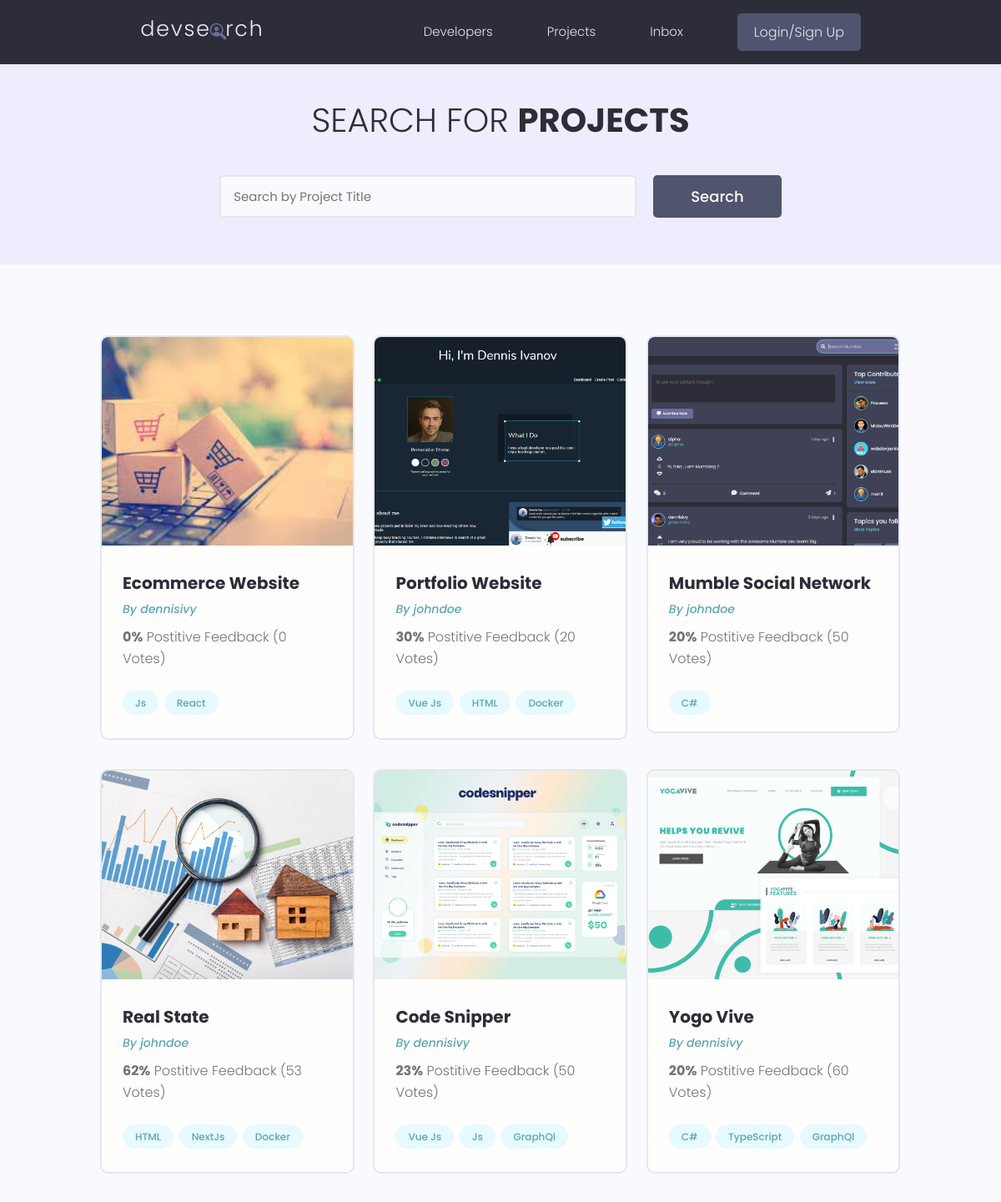
The app's page /projects/ (upper part), older data.
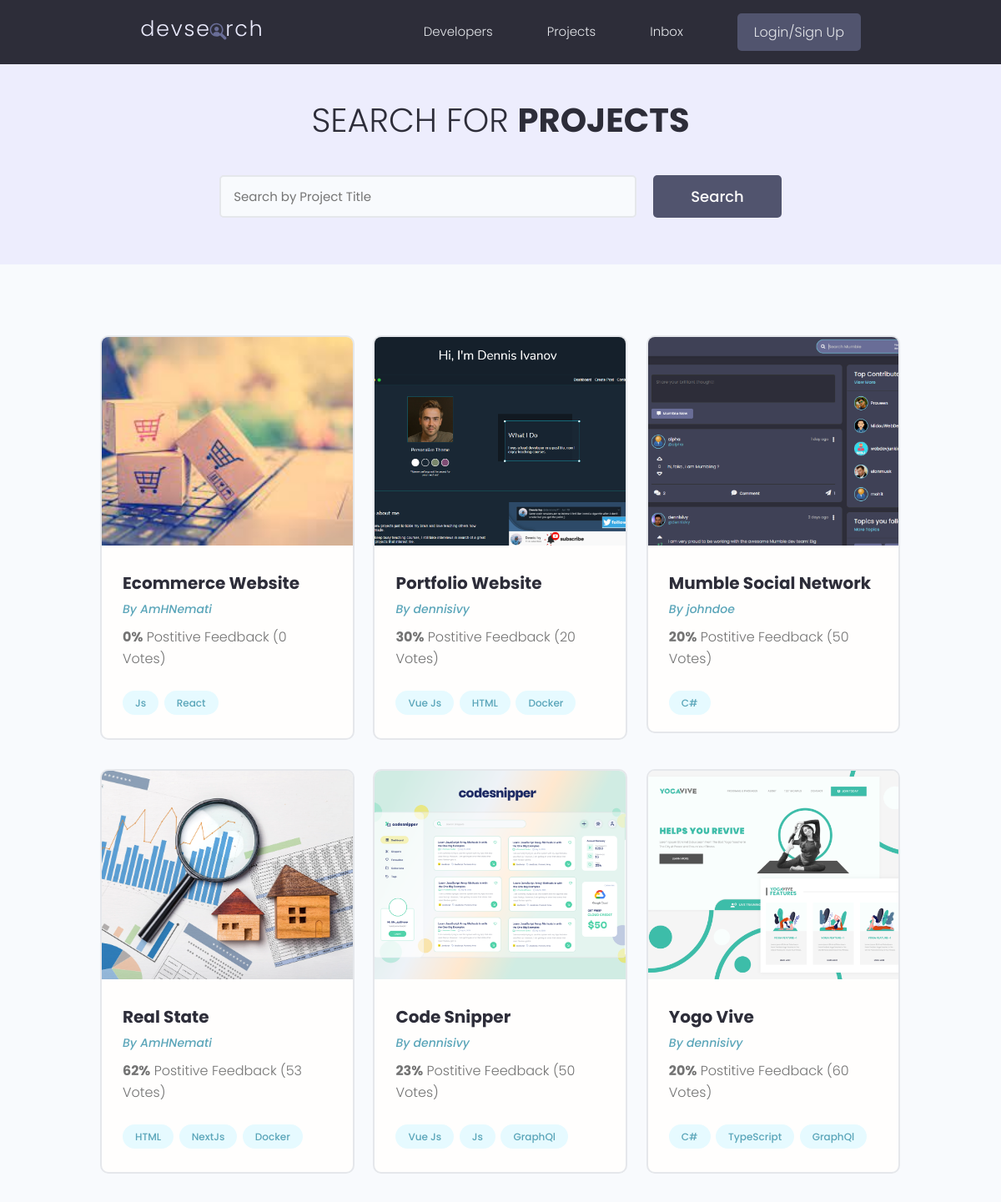
The same page, newer data.
### projects/models.py (models this page shows, shortened)
class Project(models.Model):
    owner = models.ForeignKey(Profile, blank=True, null=True, on_delete=models.SET_NULL)
    title = models.CharField(max_length=200)
    description = models.TextField(null=True, blank=True)
    featured_image = models.ImageField(null=True, blank=True, default='default.jpg')
    demo_link = models.CharField(max_length=2000, null=True, blank=True)
    source_link = models.CharField(max_length=2000, null=True, blank=True)
    created = models.DateTimeField(auto_now_add=True)
    tags = models.ManyToManyField('Tag', blank=True)
    vote_total = models.IntegerField(default=0, null=True, blank=True)
    vote_ratio = models.IntegerField(default=0, null=True, blank=True)
    id = models.UUIDField(default=uuid.uuid4, unique=True,
                          primary_key=True, editable=False)

### users/models.py (models this page shows)
class Profile(models.Model):
    user = models.OneToOneField(User, on_delete=models.CASCADE, null=True, blank=True)
    name = models.CharField(max_length=200, null=True, blank=True)
    email = models.EmailField(max_length=200, blank=True, null=True)
    username = models.CharField(max_length=200, null=True, blank=True)
    location = models.CharField(max_length=200, null=True, blank=True)
    short_intro = models.CharField(max_length=200, blank=True, null=True)
    bio = models.TextField(blank=True, null=True)
    profile_image = models.ImageField(null=True, blank=True,
                                      upload_to='profiles/', default='profiles/user-default.png')
    social_github = models.CharField(max_length=200, blank=True, null=True)
    social_twitter = models.CharField(max_length=200, blank=True, null=True)
    social_linkedin = models.CharField(max_length=200, blank=True, null=True)
    social_website = models.CharField(max_length=200, blank=True, null=True)
    created = models.DateTimeField(auto_now_add=True)
    id = models.UUIDField(default=uuid.uuid4, unique=True,
                          primary_key=True, editable=False)
    def __str__(self):
        return str(self.username)

### projects/views.py (the view)
# urls.py: path('projects/', include('projects.urls')),
def projects(request):
    projects = Project.objects.all()
    context = {
        'projects': projects,
    }
    return render(request, 'projects/projects.html', context)

### projects/models.py (called while the page is built)
    def __str__(self):
        return self.name

### projects/templates/projects/projects.html (shortened to what this page needs)
{% extends 'main.html' %}
{% block content %}
 <main class="projects">
    <section class="hero-section text-center">
      <div class="container container--narrow">
        <div class="hero-section__box">
          <h2>Search for <span>Projects</span></h2>
        </div>
        <div class="hero-section__search">
          <form class="form" action="#" method="get">
            <div class="form__field">
              <input class="input input--text" id="formInput#search" type="text" name="text"
                placeholder="Search by Project Title" />
            </div>
            <input class="btn btn--sub btn--lg" type="submit" value="Search" />
          </form>
        </div>
      </div>
    </section>
    <section class="projectsList">
      <div class="container">
        <div class="grid grid--three">
        {% for project in projects %}
          <div class="column">
            <div class="card project">
              <a href="{% url 'project' project.id %}" class="project">
                <img class="project__thumbnail" src="{{ project.featured_image.url }}" alt="project thumbnail" />
                <div class="card__body">
                  <h3 class="project__title">{{project.title}}</h3>
                  <p><a class="project__author" href="{% url 'user-profile' project.owner.id %}">By {{project.owner}}</a></p>
                  <p class="project--rating">
                    <span style="font-weight: bold;">{{project.vote_ratio}}%</span> Postitive
                    Feedback ({{project.vote_total}} Vote{{project.vote_total|pluralize:'s'}})
                  </p>
                  <div class="project__tags">
                    {% for tag in project.tags.all %}
                    <span class="tag tag--pill tag--main">
                      <small>{{tag}}</small>
                    </span>
                    {% endfor %}
                  </div>
                </div>
              </a>
            </div>
          </div>
        {% endfor %}
        </div>
      </div>
    </section>
  </main>
{% endblock content %}

Row changes from the older to the newer data that the page shows:
changed Project "Ecommerce Website": owner "dennisivy" → "AmHNemati"
changed Project "Portfolio Website": owner "johndoe" → "dennisivy"
changed Project "Real State": owner "johndoe" → "AmHNemati"
